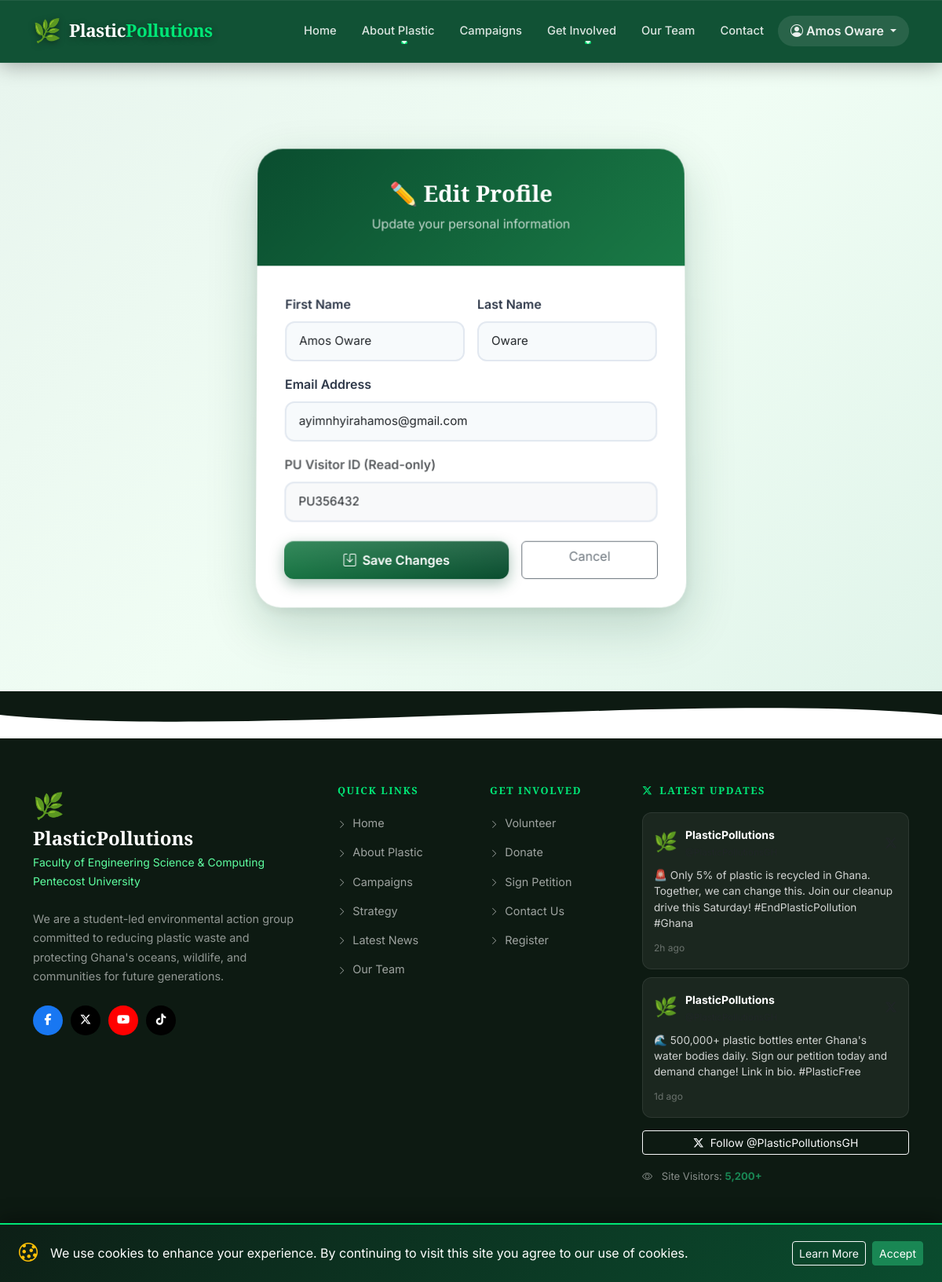
The page /dashboard/update_profile.php (signed in) on the database its author committed.
### tables this page shows
CREATE TABLE `users` (
  `id` int(11) NOT NULL,
  `pu_id` varchar(8) NOT NULL,
  `first_name` varchar(60) NOT NULL,
  `last_name` varchar(60) NOT NULL,
  `email` varchar(180) NOT NULL,
  `password_hash` varchar(255) NOT NULL,
  `role` enum('user','admin') DEFAULT 'user',
  `is_verified` tinyint(1) DEFAULT 0,
  `otp_code` varchar(6) DEFAULT NULL,
  `otp_expires` datetime DEFAULT NULL,
  `login_attempts` tinyint(4) DEFAULT 0,
  `locked_until` datetime DEFAULT NULL,
  `created_at` datetime DEFAULT current_timestamp(),
  `updated_at` datetime DEFAULT current_timestamp() ON UPDATE current_timestamp()
);

### dashboard/update_profile.php (the view, shortened to what this page needs)
<?php
$userId = (int)$_SESSION['user_id'];
$db     = getDB();
$user = $db->prepare("SELECT * FROM users WHERE id=?"); $user->execute([$userId]); $user = $user->fetch();
require_once __DIR__ . '/../includes/header.php';
?>
<section class="auth-section">
<div class="container">
<div class="row justify-content-center"><div class="col-xl-6 col-lg-7">
  <div class="auth-card-3d">
    <div class="auth-card-header"><h2>✏️ Edit Profile</h2><p>Update your personal information</p></div>
    <div class="auth-card-body">
      <form id="updateProfileForm" novalidate data-site-url="<?= SITE_URL ?>">
        <div class="row g-3">
          <div class="col-6">
            <label class="form-label fw-semibold">First Name</label>
            <input type="text" class="form-control form-control-3d" name="first_name"
                   value="<?= htmlspecialchars($user['first_name']) ?>" required minlength="2">
          </div>
          <div class="col-6">
            <label class="form-label fw-semibold">Last Name</label>
            <input type="text" class="form-control form-control-3d" name="last_name"
                   value="<?= htmlspecialchars($user['last_name']) ?>" required minlength="2">
          </div>
          <div class="col-12">
            <label class="form-label fw-semibold">Email Address</label>
            <input type="email" class="form-control form-control-3d" name="email"
                   value="<?= htmlspecialchars($user['email']) ?>" required>
          </div>
          <div class="col-12">
            <label class="form-label fw-semibold text-muted">PU Visitor ID (Read-only)</label>
            <input type="text" class="form-control form-control-3d bg-light" value="<?= $user['pu_id'] ?>" readonly>
          </div>
        </div>
        <div class="d-flex gap-3 mt-4">
          <button type="submit" class="btn btn-green-3d flex-fill">
            <span class="btn-text"><i class="bi bi-save me-2"></i>Save Changes</span>
          </button>
          <a href="<?= SITE_URL ?>/dashboard/index.php" class="btn btn-outline-secondary flex-fill">Cancel</a>
        </div>
      </form>
    </div>
  </div>
</div></div>
</div>
</section>
<?php require_once __DIR__ . '/../includes/footer.php'; ?>

### css/main.css (style rules this page uses)
:root { --pp-green: #0a4d2f; --pp-green-mid: #1a7a46; --pp-green-light: #1a8a52; --pp-green-pale: #e8f5ee; --pp-accent: #00e676; --pp-dark: #0d1f16; --pp-text: #2d3748; --pp-muted: #718096; --pp-bg-light: #f7fdf9; --shadow-sm: 0 2px 8px rgba(0,0,0,.10); --shadow-md: 0 8px 24px rgba(0,0,0,.15); --shadow-lg: 0 16px 48px rgba(0,0,0,.20); --shadow-3d: 0 20px 60px rgba(10,77,47,.25); --shadow-card: 4px 8px 24px rgba(10,77,47,.18), -2px -2px 8px rgba(255,255,255,.6); --shadow-hover: 8px 16px 40px rgba(10,77,47,.30), -4px -4px 12px rgba(255,255,255,.7); --radius-sm: 8px; --radius-md: 12px; --radius-lg: 20px; --radius-xl: 32px; --transition: all .3s cubic-bezier(.25,.8,.25,1); }
*, *::before, *::after { box-sizing: border-box; margin: 0; padding: 0; }
html { scroll-behavior: smooth; font-size: 16px; }
body { font-family: 'Inter', -apple-system, BlinkMacSystemFont, 'Segoe UI', sans-serif; color: var(--pp-text); background: #fff; line-height: 1.7; overflow-x: hidden; }
h1,h2,h3,h4,h5,h6 { font-family: 'Playfair Display', Georgia, serif; font-weight: 700; line-height: 1.2; }
a { color: var(--pp-green); text-decoration: none; transition: var(--transition); }
.btn-green-3d { background: linear-gradient(135deg, var(--pp-green-mid), var(--pp-green)); color: #fff !important; font-weight: 600; border: none; border-radius: var(--radius-md); padding: 12px 28px; box-shadow: 0 6px 18px rgba(10,77,47,.35), inset 0 1px 0 rgba(255,255,255,.2); transition: var(--transition); position: relative; overflow: hidden; }
.btn-green-3d::before { content: ''; position: absolute; inset: 0; background: linear-gradient(to bottom, rgba(255,255,255,.12), transparent); pointer-events: none; }
.auth-section { min-height: 100vh; display: flex; align-items: center; padding: 60px 0; background: linear-gradient(135deg, #e8f5ee, #f0fdf4, #e0f4ea); }
.auth-card-3d { background: #fff; border-radius: var(--radius-xl); box-shadow: 0 24px 64px rgba(10,77,47,.2), 0 4px 16px rgba(0,0,0,.08); overflow: hidden; transform: perspective(1000px) rotateX(1deg); transition: var(--transition); }
.auth-card-header { background: linear-gradient(135deg, var(--pp-green), var(--pp-green-mid)); padding: 40px; text-align: center; color: #fff; }
.auth-card-header h2 { color: #fff; font-size: 1.8rem; margin: 0; }
.auth-card-header p { color: rgba(255,255,255,.75); margin: 8px 0 0; }
.auth-card-body { padding: 36px; }
.form-control-3d { border: 2px solid #e2e8f0; border-radius: var(--radius-md); padding: 12px 16px; font-size: .95rem; transition: var(--transition); background: #f7fafc; }

### rows shown on the page
users: first_name "Amos Oware", last_name "Oware", email "ayimnhyirahamos@gmail.com", pu "PU356432"

### other values the page prints
$userName "Amos Oware"
